Frame 1 (no input): blank canvas, image omitted
Frame 60 (the mouse pressed at the canvas centre just before this capture): blank canvas, image omitted
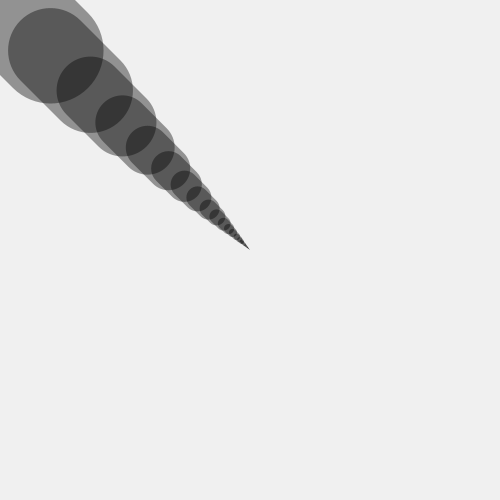
Frame 120 (the mouse held since frame 60 and released just before this capture)

The Processing sketch whose frames 1 and 60 were blank and that drew this single picture after the mouse press (run headless with seeded random() and noise(); from frame 60 on, the mouse is pressed at the canvas centre):

// Processing sketch: processing_19063
// ── processing_19063.pde

float x,y;
float px,py;
float easing = 0.2;

void setup()
{
  size(500,500);
  stroke(0, 100);
  background(240);
}
void draw()
{
   float targetX = mouseX;
   x += (targetX-x) * easing;
   float targetY = mouseY;
   y += (targetY-y) * easing;
  
   float weight = dist(x,y, px,py);
   strokeWeight(weight*1.5);
   line(x,y, px,py);
   
   //back up x and y, so next frame we have current & previous!
   py=y;
   px=x; 
}

void mousePressed()
{
   background(200); 
}
